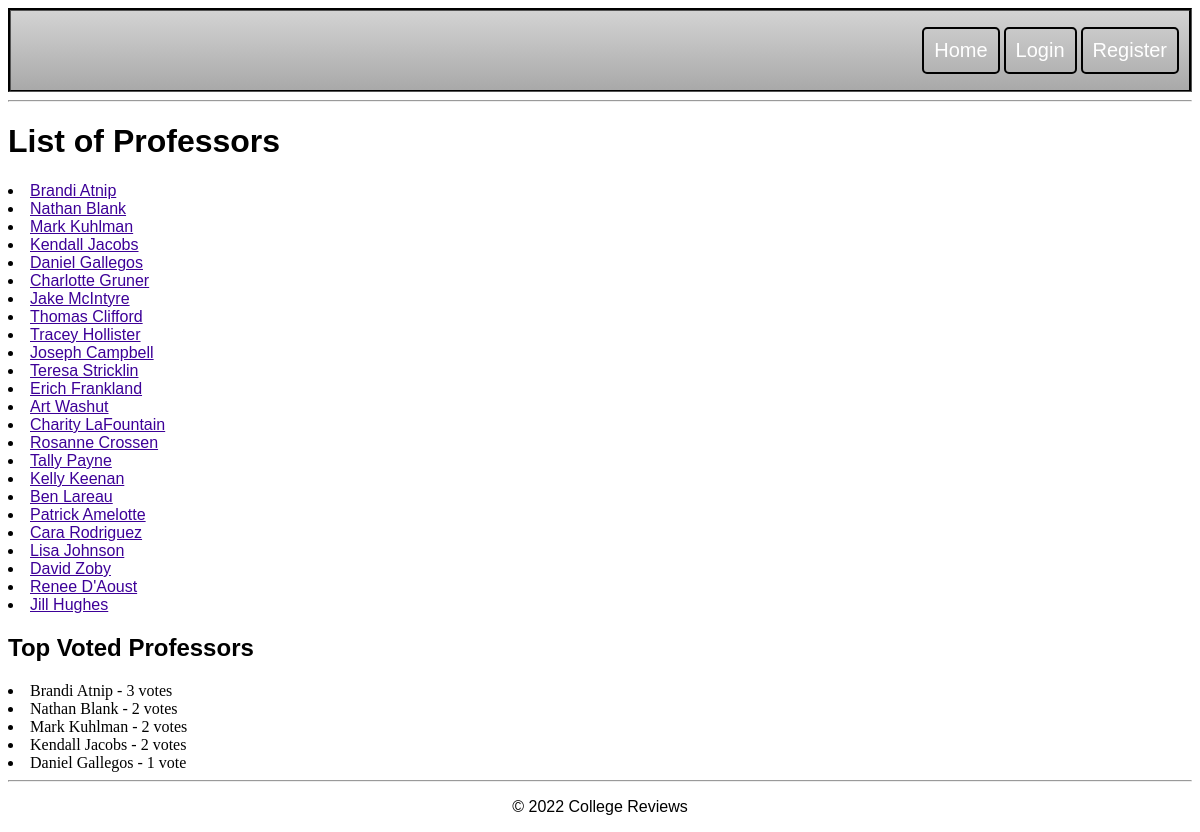
Screenshot of /teachers/ with the database file from the repository.
### college/models.py (models this page shows, shortened)
class Choice(models.Model):
    question = models.ForeignKey(Question, on_delete=models.CASCADE)
    choice_text = models.CharField(max_length=200)
    votes = models.IntegerField(default=0)

### teachers/views.py (the view)
# urls.py: path('teachers/', include('teachers.urls')),
def teachers(request):
    choices = Choice.objects.all().values().order_by('-votes')
    teacher_list = []
    for choice in choices:
        teacher_list.append(choice['choice_text'])
    teacher_list = list(dict.fromkeys(teacher_list))#remove duplicates
    return render(request, 'college/teachers.html', {'choices': choices, 'teacher_list': teacher_list})

### college/templates/college/teachers.html (shortened to what this page needs)
{% extends "college/layout.html" %}
{% block content %}
<h1>List of Professors</h1>
{% for teacher in teacher_list %}
    <li><a href="{{ teacher }}">{{ teacher }}</a></li>
{% endfor %}
<h2>Top Voted Professors</h2>
{% for choice in choices|slice:":5" %}
    <li>{{ choice.choice_text }} - {{ choice.votes }} vote{{ choice.votes|pluralize }}</li>
{% endfor %}
{% endblock %}

### college/static/college/site.css (style rules this page uses)
* { transition:all 0.3s ease-in-out; }
h1, h2, h3, h4, h5, h6 { font-family: Montserrat, sans-serif; }
p, a, label { font-family: raleway, sans-serif; }
li > a { color: rgb(61, 0, 152); }

### rows the page displays
Choice: teacher_list "Brandi Atnip", choice_text "Brandi Atnip", votes "3"
Choice: teacher_list "Nathan Blank", choice_text "Nathan Blank", votes "2"
Choice: teacher_list "Mark Kuhlman", choice_text "Mark Kuhlman", votes "2"
Choice: teacher_list "Kendall Jacobs", choice_text "Kendall Jacobs", votes "2"
Choice: teacher_list "Daniel Gallegos", choice_text "Daniel Gallegos", votes "1"
Choice: teacher_list "Charlotte Gruner"
Choice: teacher_list "Jake McIntyre"
Choice: teacher_list "Thomas Clifford"
Choice: teacher_list "Tracey Hollister"
Choice: teacher_list "Joseph Campbell"
Choice: teacher_list "Teresa Stricklin"
Choice: teacher_list "Erich Frankland"
Choice: teacher_list "Art Washut"
Choice: teacher_list "Charity LaFountain"
Choice: teacher_list "Rosanne Crossen"
Choice: teacher_list "Tally Payne"
Choice: teacher_list "Kelly Keenan"
Choice: teacher_list "Ben Lareau"
Choice: teacher_list "Patrick Amelotte"
Choice: teacher_list "Cara Rodriguez"
Choice: teacher_list "Lisa Johnson"
Choice: teacher_list "David Zoby"
Choice: teacher_list "Renee D'Aoust"
Choice: teacher_list "Jill Hughes"
